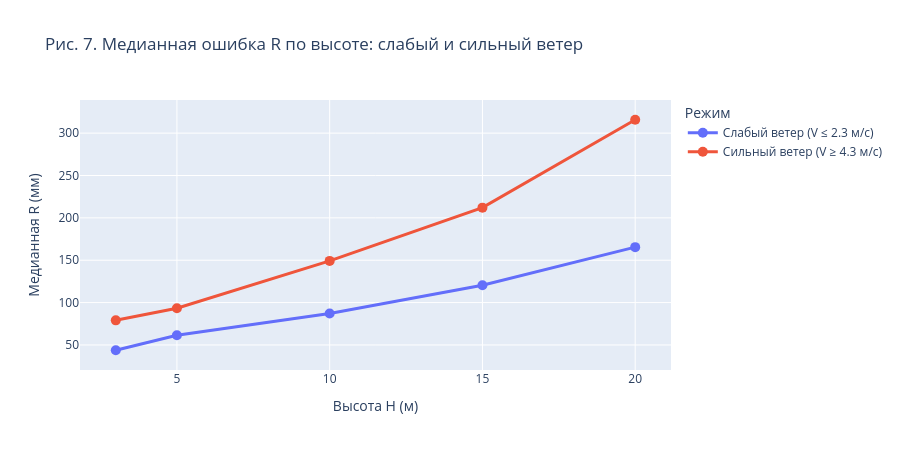

Here is the notebook cell this chart was saved with:
### Markdown cell above
### Влияние рельефа на высотах 15–20 м

Испытания проводились на территории карьера. На высотах до 10–15 м квадрокоптер находится внутри карьерной выемки, где рельеф частично экранирует ветровое воздействие. При подъёме на 15–20 м аппарат выходит над бровкой карьера и попадает в открытый ветровой поток.

Ожидаемый эффект: на высотах 15–20 м к геометрическому рычагу $H \cdot \delta\varphi$ добавляется ветровая составляющая, ранее ослабленная рельефом. Это должно проявляться в **ускорении роста ошибки** и в **увеличении разницы** между измерениями при слабом и сильном ветре.

### Code cell
v_q25 = df["V"].quantile(0.25)
v_q75 = df["V"].quantile(0.75)

low_wind = df[df["V"] <= v_q25].groupby("H")["R"].median().reset_index()
low_wind.columns = ["H", "R_median"]
low_wind["Режим"] = f"Слабый ветер (V ≤ {v_q25:.1f} м/с)"

high_wind = df[df["V"] >= v_q75].groupby("H")["R"].median().reset_index()
high_wind.columns = ["H", "R_median"]
high_wind["Режим"] = f"Сильный ветер (V ≥ {v_q75:.1f} м/с)"

plateau_df = pd.concat([low_wind, high_wind])

fig = px.line(
    plateau_df, x="H", y="R_median", color="Режим",
    markers=True,
    title="Рис. 7. Медианная ошибка R по высоте: слабый и сильный ветер",
    labels={"H": "Высота H (м)", "R_median": "Медианная R (мм)"},
)
fig.update_traces(line=dict(width=3), marker=dict(size=10))
fig.update_layout(height=450)
ALL_FIGS.append(("fig_07_plateau_wind", fig))
fig.show()

### Figure 1 — Plotly figure (JSON) as saved in the notebook; plotly's stock layout.template omitted (floating-point values rounded to 4 significant figures)
{"data": [{"hovertemplate": "Режим=Слабый ветер (V ≤ 2.3 м/с)<br>Высота H (м)=%{x}<br>Медианная R (мм)=%{y}<extra></extra>", "legendgroup": "Слабый ветер (V ≤ 2.3 м/с)", "line": {"color": "#636efa", "dash": "solid", "width": 3}, "marker": {"size": 10, "symbol": "circle"}, "mode": "lines+markers", "name": "Слабый ветер (V ≤ 2.3 м/с)", "orientation": "v", "showlegend": true, "type": "scatter", "x": [3, 5, 10, 15, 20], "xaxis": "x", "y": [43.74, 61.48, 87.19, 120.5, 165.4], "yaxis": "y"}, {"hovertemplate": "Режим=Сильный ветер (V ≥ 4.3 м/с)<br>Высота H (м)=%{x}<br>Медианная R (мм)=%{y}<extra></extra>", "legendgroup": "Сильный ветер (V ≥ 4.3 м/с)", "line": {"color": "#EF553B", "dash": "solid", "width": 3}, "marker": {"size": 10, "symbol": "circle"}, "mode": "lines+markers", "name": "Сильный ветер (V ≥ 4.3 м/с)", "orientation": "v", "showlegend": true, "type": "scatter", "x": [3, 5, 10, 15, 20], "xaxis": "x", "y": [79.04, 93.33, 149.2, 212.0, 315.8], "yaxis": "y"}], "layout": {"height": 450, "legend": {"title": {"text": "Режим"}, "tracegroupgap": 0}, "title": {"text": "Рис. 7. Медианная ошибка R по высоте: слабый и сильный ветер"}, "xaxis": {"anchor": "y", "domain": [0, 1], "title": {"text": "Высота H (м)"}}, "yaxis": {"anchor": "x", "domain": [0, 1], "title": {"text": "Медианная R (мм)"}}}}
